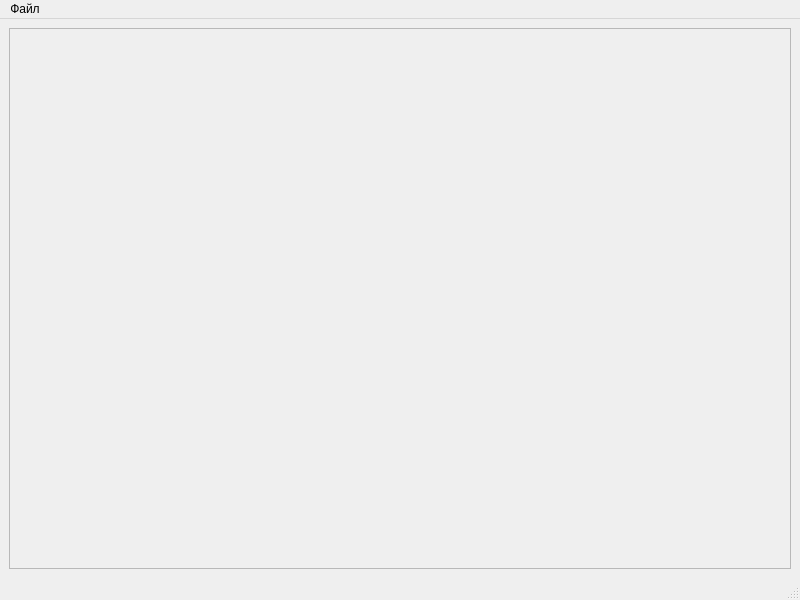
<?xml version="1.0" encoding="UTF-8"?>
<ui version="4.0">
 <class>MainWindow</class>
 <widget class="QMainWindow" name="MainWindow">
  <property name="geometry">
   <rect>
    <x>0</x>
    <y>0</y>
    <width>800</width>
    <height>600</height>
   </rect>
  </property>
  <property name="windowTitle">
   <string>MainWindow</string>
  </property>
  <widget class="QWidget" name="centralwidget">
   <layout class="QVBoxLayout" name="verticalLayout">
    <item>
     <widget class="QScrollArea" name="scrollArea">
      <property name="widgetResizable">
       <bool>true</bool>
      </property>
      <widget class="Dmitrieva_widget" name="scroll_widget">
       <property name="geometry">
        <rect>
         <x>0</x>
         <y>0</y>
         <width>776</width>
         <height>525</height>
        </rect>
       </property>
      </widget>
     </widget>
    </item>
   </layout>
  </widget>
  <widget class="QMenuBar" name="menubar">
   <property name="geometry">
    <rect>
     <x>0</x>
     <y>0</y>
     <width>800</width>
     <height>26</height>
    </rect>
   </property>
   <widget class="QMenu" name="menu">
    <property name="title">
     <string>Файл</string>
    </property>
    <addaction name="Open_button"/>
    <addaction name="Exit_button"/>
   </widget>
   <addaction name="menu"/>
  </widget>
  <widget class="QStatusBar" name="statusbar"/>
  <action name="Open_button">
   <property name="text">
    <string>Открыть</string>
   </property>
  </action>
  <action name="Exit_button">
   <property name="text">
    <string>Выйти</string>
   </property>
  </action>
 </widget>
 <customwidgets>
  <customwidget>
   <class>Dmitrieva_widget</class>
   <extends>QWidget</extends>
   <header>dmitrieva_widget.h</header>
   <container>1</container>
  </customwidget>
 </customwidgets>
 <resources/>
 <connections>
  <connection>
   <sender>Exit_button</sender>
   <signal>triggered()</signal>
   <receiver>MainWindow</receiver>
   <slot>close()</slot>
   <hints>
    <hint type="sourcelabel">
     <x>-1</x>
     <y>-1</y>
    </hint>
    <hint type="destinationlabel">
     <x>399</x>
     <y>299</y>
    </hint>
   </hints>
  </connection>
 </connections>
</ui>
